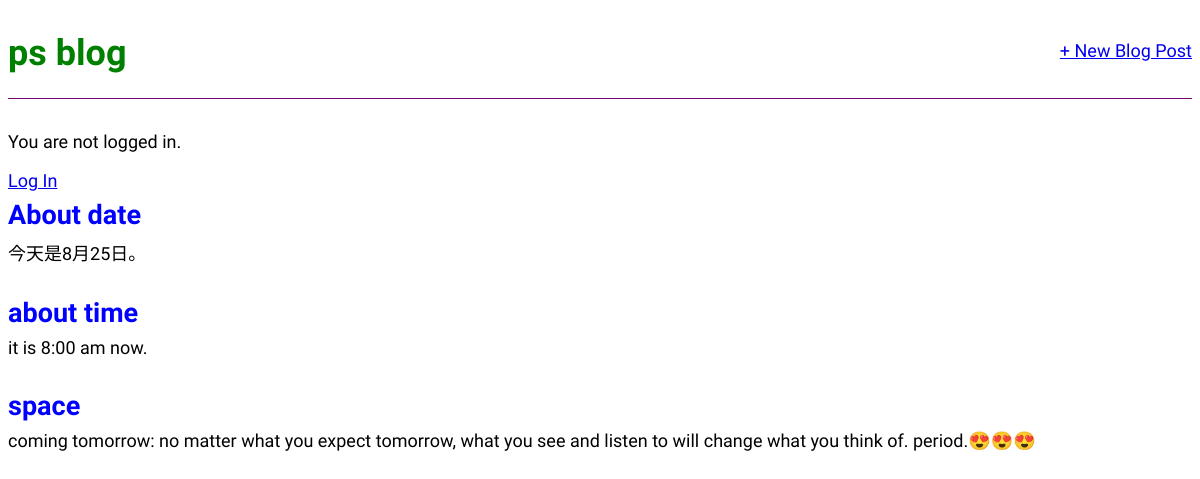
The app's page /, older data.
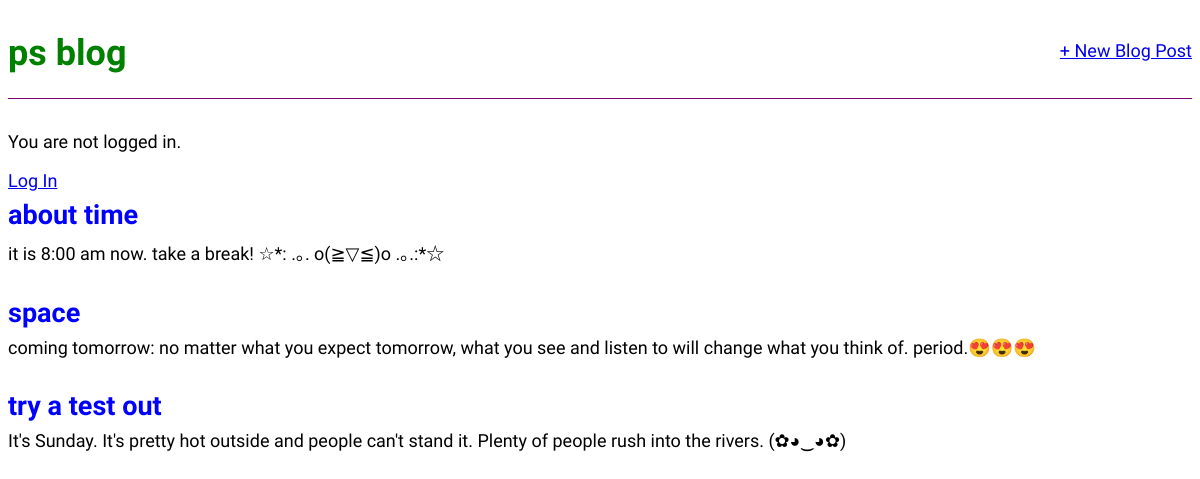
The same page, newer data.
### blog/models.py (models this page shows, shortened)
class Post(models.Model):
    title = models.CharField(max_length=200)
    author = models.ForeignKey(
        'auth.User',
        on_delete=models.CASCADE,
    )
    body = models.TextField()

### blog/views.py (the view)
# urls.py: path('', BlogListView.as_view(), name='home'),
class BlogListView(ListView):
    model = Post
    template_name = 'home.html'

### templates/home.html
{% extends 'base.html' %}
{% block content %}
{% for post in post_list %}
    <div class="post-entry">
        <h2><a href="{% url 'post_detail' post.pk %}">{{ post.title }}</a></h2>
        <p>{{ post.body }}</p>
    </div>
{% endfor %}
{% endblock content %}

### templates/base.html (shortened to what this page needs)
{% load static %}
<html>
    <head>
        <link rel="stylesheet" href="{% static 'css/base.css' %}">
    </head>
    <body>
        <div>
            <header>
                <div class="nav-left">
                    <h1><a href="{% url 'home' %}">ps blog</a></h1>
                </div>
                <div class="nav-right">
                    <a href="{% url 'post_new' %}">+ New Blog Post</a>
                </div>
            </header>
            {% if user.is_authenticated %}
                <p>Hi {{ user.username }}!</p>
                <p><a href="{% url 'logout' %}">Log out</a></p>
            {% else %}
                <p>You are not logged in.</p>
                <a href="{% url 'login' %}">Log In</a>
            {% endif %}
            {% block content %}
            {% endblock content %}
        </div>
    </body>
</html>

### static/css/base.css (style rules this page uses)
body { font-family: 'Source Sans Pro', sans-serif; font-size: 18px; }
header { border-bottom: 1.5px solid rgb(122, 6, 113); margin-bottom: 2rem; display: flex; }
header h1 a { color: green; text-decoration: none; }
.nav-left { margin-right: auto; }
.nav-right { display: flex; padding-top: 2rem; }
.post-entry { margin-bottom: 2rem; }
.post-entry h2 { margin: 0.5rem 0; }
.post-entry h2 a, .post-entry h2 a:visited { color: blue; text-decoration: none; }
.post-entry p { margin: 0; font-weight: 400; }

Row changes from the older to the newer data that the page shows:
removed Post: title "About date", body "今天是8月25日。"
changed Post "about time": body "it is 8:00 am now." → "it is 8:00 am now. take a break! ☆*: .｡. o(≧▽≦)o .｡.:*☆"
added Post: title "try a test out", body "It's Sunday. It's pretty hot outside and people can't stand it. Plenty of people rush into the rivers. (✿◕‿◕✿)"
